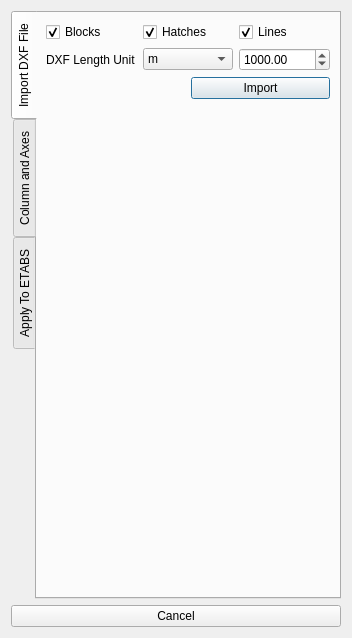
<?xml version="1.0" encoding="UTF-8"?>
<ui version="4.0">
 <class>Dialog</class>
 <widget class="QDialog" name="Dialog">
  <property name="geometry">
   <rect>
    <x>0</x>
    <y>0</y>
    <width>352</width>
    <height>638</height>
   </rect>
  </property>
  <property name="windowTitle">
   <string>Create Grid Lines</string>
  </property>
  <property name="windowIcon">
   <iconset resource="../../civiltools.qrc">
    <normaloff>:/civiltools/images/grid_lines.svg</normaloff>:/civiltools/images/grid_lines.svg</iconset>
  </property>
  <layout class="QVBoxLayout" name="verticalLayout_3">
   <item>
    <widget class="QTabWidget" name="tabWidget">
     <property name="tabPosition">
      <enum>QTabWidget::West</enum>
     </property>
     <property name="currentIndex">
      <number>0</number>
     </property>
     <widget class="QWidget" name="tab">
      <attribute name="icon">
       <iconset resource="../../civiltools.qrc">
        <normaloff>:/civiltools/images/dxf.svg</normaloff>:/civiltools/images/dxf.svg</iconset>
      </attribute>
      <attribute name="title">
       <string>Import DXF File</string>
      </attribute>
      <layout class="QGridLayout" name="gridLayout_3">
       <item row="0" column="0" colspan="2">
        <layout class="QHBoxLayout" name="horizontalLayout">
         <item>
          <widget class="QCheckBox" name="blocks">
           <property name="text">
            <string>Blocks</string>
           </property>
           <property name="checked">
            <bool>true</bool>
           </property>
          </widget>
         </item>
         <item>
          <widget class="QCheckBox" name="hatches">
           <property name="enabled">
            <bool>true</bool>
           </property>
           <property name="text">
            <string>Hatches</string>
           </property>
           <property name="checked">
            <bool>true</bool>
           </property>
          </widget>
         </item>
         <item>
          <widget class="QCheckBox" name="lines">
           <property name="text">
            <string>Lines</string>
           </property>
           <property name="checked">
            <bool>true</bool>
           </property>
          </widget>
         </item>
        </layout>
       </item>
       <item row="1" column="0" colspan="2">
        <layout class="QHBoxLayout" name="horizontalLayout_2">
         <item>
          <widget class="QLabel" name="label">
           <property name="enabled">
            <bool>true</bool>
           </property>
           <property name="text">
            <string>DXF Length Unit</string>
           </property>
          </widget>
         </item>
         <item>
          <widget class="QComboBox" name="unit">
           <property name="enabled">
            <bool>true</bool>
           </property>
           <item>
            <property name="text">
             <string>m</string>
            </property>
           </item>
           <item>
            <property name="text">
             <string>cm</string>
            </property>
           </item>
           <item>
            <property name="text">
             <string>mm</string>
            </property>
           </item>
          </widget>
         </item>
         <item>
          <widget class="QDoubleSpinBox" name="unit_number">
           <property name="maximum">
            <double>1000000000.000000000000000</double>
           </property>
           <property name="value">
            <double>1000.000000000000000</double>
           </property>
          </widget>
         </item>
        </layout>
       </item>
       <item row="2" column="1">
        <widget class="QPushButton" name="browse">
         <property name="text">
          <string>Import</string>
         </property>
         <property name="icon">
          <iconset resource="../../civiltools.qrc">
           <normaloff>:/civiltools/images/dxf.svg</normaloff>:/civiltools/images/dxf.svg</iconset>
         </property>
         <property name="iconSize">
          <size>
           <width>40</width>
           <height>40</height>
          </size>
         </property>
        </widget>
       </item>
       <item row="3" column="0" colspan="2">
        <spacer name="verticalSpacer">
         <property name="orientation">
          <enum>Qt::Vertical</enum>
         </property>
         <property name="sizeHint" stdset="0">
          <size>
           <width>20</width>
           <height>40</height>
          </size>
         </property>
        </spacer>
       </item>
      </layout>
     </widget>
     <widget class="QWidget" name="tab_2">
      <attribute name="icon">
       <iconset resource="../../civiltools.qrc">
        <normaloff>:/civiltools/images/grid_lines.svg</normaloff>:/civiltools/images/grid_lines.svg</iconset>
      </attribute>
      <attribute name="title">
       <string>Column and Axes</string>
      </attribute>
      <layout class="QVBoxLayout" name="verticalLayout_2">
       <item>
        <widget class="QGroupBox" name="groupBox_2">
         <property name="enabled">
          <bool>true</bool>
         </property>
         <property name="title">
          <string>Columns</string>
         </property>
         <layout class="QGridLayout" name="gridLayout">
          <item row="0" column="0">
           <widget class="QComboBox" name="columns_from">
            <property name="enabled">
             <bool>true</bool>
            </property>
            <item>
             <property name="text">
              <string>Block</string>
             </property>
            </item>
            <item>
             <property name="text">
              <string>Hatch</string>
             </property>
            </item>
           </widget>
          </item>
          <item row="0" column="1">
           <widget class="QComboBox" name="column_names">
            <property name="enabled">
             <bool>true</bool>
            </property>
           </widget>
          </item>
          <item row="1" column="1">
           <widget class="QPushButton" name="create_columns">
            <property name="text">
             <string>Create</string>
            </property>
            <property name="icon">
             <iconset resource="../../civiltools.qrc">
              <normaloff>:/civiltools/images/create_frame_sections.svg</normaloff>:/civiltools/images/create_frame_sections.svg</iconset>
            </property>
            <property name="iconSize">
             <size>
              <width>40</width>
              <height>40</height>
             </size>
            </property>
           </widget>
          </item>
         </layout>
        </widget>
       </item>
       <item>
        <widget class="QGroupBox" name="groupBox_4">
         <property name="enabled">
          <bool>true</bool>
         </property>
         <property name="title">
          <string>Grid Lines</string>
         </property>
         <layout class="QGridLayout" name="gridLayout_2">
          <item row="0" column="0">
           <widget class="QLabel" name="label_2">
            <property name="text">
             <string>X Style</string>
            </property>
           </widget>
          </item>
          <item row="0" column="1">
           <widget class="QComboBox" name="x_style_numbering">
            <item>
             <property name="text">
              <string>1,2,3</string>
             </property>
            </item>
            <item>
             <property name="text">
              <string>A,B,C</string>
             </property>
            </item>
           </widget>
          </item>
          <item row="1" column="0">
           <widget class="QCheckBox" name="selections">
            <property name="text">
             <string>Add Selected Lines</string>
            </property>
           </widget>
          </item>
          <item row="2" column="1">
           <widget class="QPushButton" name="create_axis">
            <property name="text">
             <string>Create</string>
            </property>
            <property name="icon">
             <iconset resource="../../civiltools.qrc">
              <normaloff>:/civiltools/images/grid_lines.svg</normaloff>:/civiltools/images/grid_lines.svg</iconset>
            </property>
            <property name="iconSize">
             <size>
              <width>40</width>
              <height>40</height>
             </size>
            </property>
           </widget>
          </item>
         </layout>
        </widget>
       </item>
       <item>
        <spacer name="verticalSpacer_2">
         <property name="orientation">
          <enum>Qt::Vertical</enum>
         </property>
         <property name="sizeHint" stdset="0">
          <size>
           <width>20</width>
           <height>40</height>
          </size>
         </property>
        </spacer>
       </item>
      </layout>
     </widget>
     <widget class="QWidget" name="tab_3">
      <attribute name="icon">
       <iconset resource="../../civiltools.qrc">
        <normaloff>:/civiltools/images/etabs.png</normaloff>:/civiltools/images/etabs.png</iconset>
      </attribute>
      <attribute name="title">
       <string>Apply To ETABS</string>
      </attribute>
      <layout class="QHBoxLayout" name="horizontalLayout_3">
       <item>
        <widget class="QListWidget" name="levels_list"/>
       </item>
       <item>
        <layout class="QVBoxLayout" name="verticalLayout">
         <item>
          <widget class="QPushButton" name="export_to_etabs">
           <property name="enabled">
            <bool>true</bool>
           </property>
           <property name="text">
            <string>Apply</string>
           </property>
           <property name="icon">
            <iconset resource="../../civiltools.qrc">
             <normaloff>:/civiltools/images/etabs.png</normaloff>:/civiltools/images/etabs.png</iconset>
           </property>
           <property name="iconSize">
            <size>
             <width>40</width>
             <height>40</height>
            </size>
           </property>
          </widget>
         </item>
         <item>
          <widget class="QPushButton" name="referesh">
           <property name="enabled">
            <bool>true</bool>
           </property>
           <property name="text">
            <string>Refresh</string>
           </property>
           <property name="icon">
            <iconset resource="../../civiltools.qrc">
             <normaloff>:/civiltools/images/referesh.svg</normaloff>:/civiltools/images/referesh.svg</iconset>
           </property>
           <property name="iconSize">
            <size>
             <width>40</width>
             <height>40</height>
            </size>
           </property>
          </widget>
         </item>
         <item>
          <widget class="QCheckBox" name="append_checkbox">
           <property name="enabled">
            <bool>false</bool>
           </property>
           <property name="text">
            <string>Append</string>
           </property>
          </widget>
         </item>
         <item>
          <spacer name="verticalSpacer_3">
           <property name="orientation">
            <enum>Qt::Vertical</enum>
           </property>
           <property name="sizeHint" stdset="0">
            <size>
             <width>20</width>
             <height>40</height>
            </size>
           </property>
          </spacer>
         </item>
        </layout>
       </item>
      </layout>
     </widget>
    </widget>
   </item>
   <item>
    <widget class="QPushButton" name="cancel_button">
     <property name="text">
      <string>Cancel</string>
     </property>
     <property name="icon">
      <iconset resource="../../civiltools.qrc">
       <normaloff>:/civiltools/images/cancel.svg</normaloff>:/civiltools/images/cancel.svg</iconset>
     </property>
     <property name="iconSize">
      <size>
       <width>40</width>
       <height>40</height>
      </size>
     </property>
    </widget>
   </item>
  </layout>
 </widget>
 <resources>
  <include location="../../civiltools.qrc"/>
 </resources>
 <connections/>
</ui>
